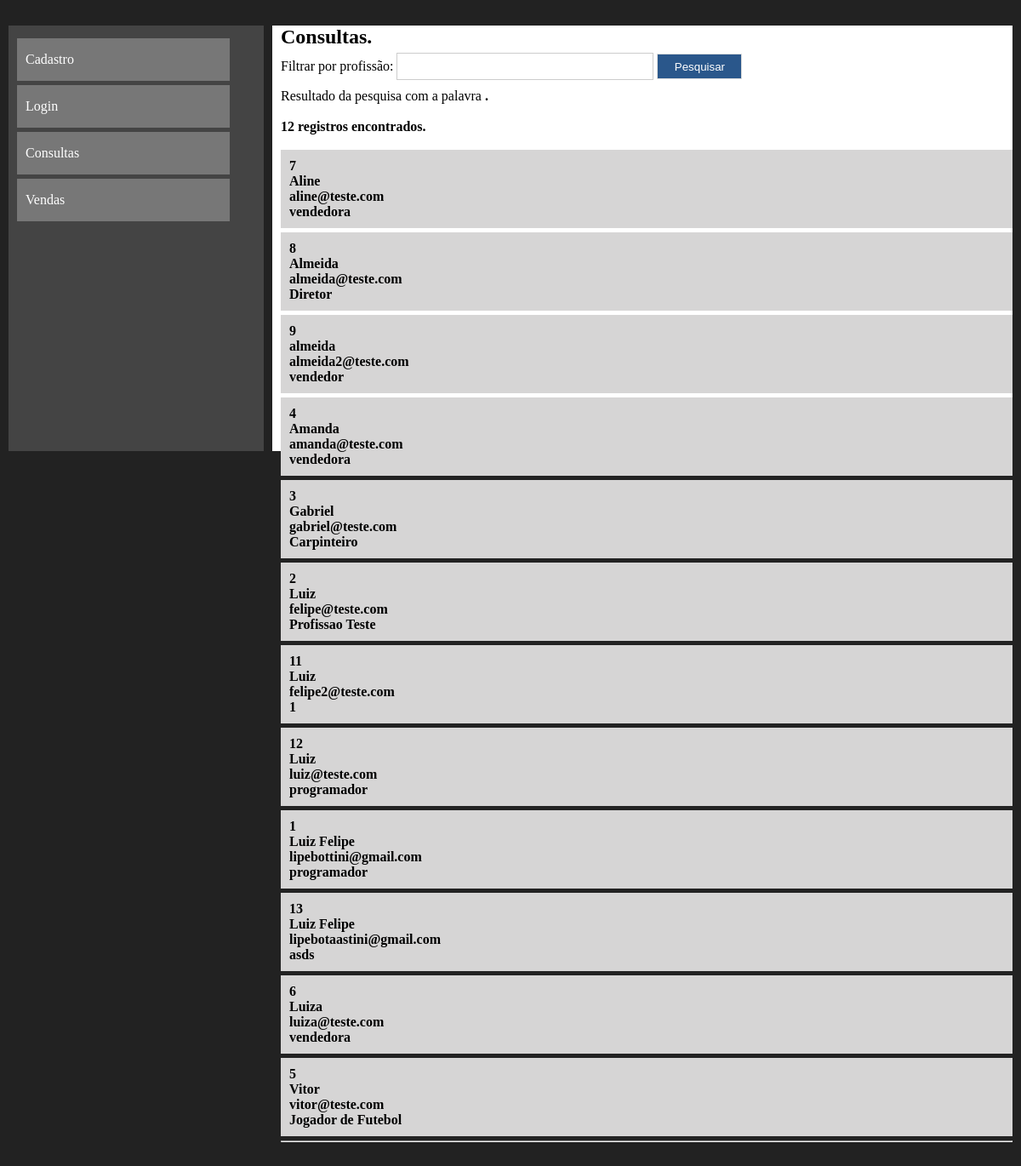
/consultas.php, run on the app's committed database.
### tables this page shows
CREATE TABLE IF NOT EXISTS `usuarios` (
  `codigo` int(11) NOT NULL AUTO_INCREMENT,
  `nome` varchar(40) NOT NULL,
  `email` varchar(50) NOT NULL,
  `profissao` varchar(40) NOT NULL,
  PRIMARY KEY (`codigo`),
  UNIQUE KEY `email` (`email`)
);

### consultas.php (the view, shortened to what this page needs)
<?php
include_once("conexao.php");
$filtro = isset($_GET['filtro'])?$_GET['filtro']:"";
$sql = "select * from usuarios where profissao like '%$filtro%' order by nome";
$consulta = mysqli_query($conexao,$sql);
$registros = mysqli_num_rows($consulta);
?>
<!DOCTYPE html>
<html lang = "pt-br">
    <head>
        <link rel="stylesheet" href="estilo.css">
    </head>
    <body>
        <div class = "container">
            <nav>
                <ul class="menu">
                    <a href="index.php"><li>Cadastro</li></a>
                    <a href="login.php"><li>Login</li></a>
                    <a href="consultas.php"><li>Consultas</li></a>
                    <a href="vendas.php"><li>Vendas</li></a>
                    </ul>
            </nav>
            <section>
                <h1>Consultas.</h1>
                <form method="get" action="">
                        Filtrar por profissão: <input type="text" name="filtro" class="campo" required autofocus>
                        <input type="submit" value="Pesquisar" class="btn">
                </form>
                <?php
                    print "Resultado da pesquisa com a palavra <strong>$filtro.<br><br>";
                    print "$registros registros encontrados.";
                print "<br><br>";
                while($exibirRegistros = mysqli_fetch_array($consulta)){
                    $codigo = $exibirRegistros[0];
                    $nome = $exibirRegistros[1];
                    $email = $exibirRegistros[2];
                    $profissao = $exibirRegistros[3];
                    print "<article>";
                    print "$codigo<br>";
                    print "$nome<br>";
                    print "$email<br>";
                    print "$profissao<br>";
                    print "</article>";
                }
                ?>
                <hr><br><br>
            </section>
        </div>
    </body>
</html>

### estilo.css (style rules this page uses)
* { margin:0; padding: 0; }
a { text-decoration: none; color: #fff; }
body { background-color: #222; font-family: Verdana; font-size: 100%; }
.container { margin: auto; width: 1200px; margin-top: 20px; padding: 10px; }
nav { width: 300px; height: 500px; background-color: #444; float: left; box-sizing: border-box; padding: 10px; }
section { width: 870px; height: 500px; margin-left: 10px; float: left; background-color: #fff; box-sizing: border-box; padding-left: 10px; }
ul.menu { list-style-type: none; }
ul.menu li { width: 250px; height: 50px; line-height: 50px; background-color: #777; color: #fff; margin-top: 5px; box-sizing: border-box; padding-left: 10px; }
.btn { width: 100px; height: 30px; border: 1px solid #ddd; background-color: #2a578b; color: #fff; cursor: pointer; }
.campo { width: 300px; height: 30px; border: 1px solid #ccc; margin-top: 5px; margin-bottom: 10px; }
article { width: 100%; box-sizing: border-box; padding: 10px; background-color: #d6d5d5; margin-bottom: 5px; }

### data on the page
usuarios: codigo "7", nome "Aline", email "aline@teste.com", profissao "vendedora"
usuarios: codigo "8", nome "Almeida", email "almeida@teste.com", profissao "Diretor"
usuarios: codigo "9", nome "almeida", email "almeida2@teste.com", profissao "vendedor"
usuarios: codigo "4", nome "Amanda", email "amanda@teste.com", profissao "vendedora"
usuarios: codigo "3", nome "Gabriel", email "gabriel@teste.com", profissao "Carpinteiro"
usuarios: codigo "2", nome "Luiz", email "felipe@teste.com", profissao "Profissao Teste"
usuarios: codigo "11", nome "Luiz", email "felipe2@teste.com", profissao "1"
usuarios: codigo "12", nome "Luiz", email "luiz@teste.com", profissao "programador"
usuarios: codigo "1", nome "Luiz Felipe", email "lipebottini@gmail.com", profissao "programador"
usuarios: codigo "13", nome "Luiz Felipe", email "lipebotaastini@gmail.com", profissao "asds"
usuarios: codigo "6", nome "Luiza", email "luiza@teste.com", profissao "vendedora"
usuarios: codigo "5", nome "Vitor", email "vitor@teste.com", profissao "Jogador de Futebol"

### other printed values
$registros "12"
